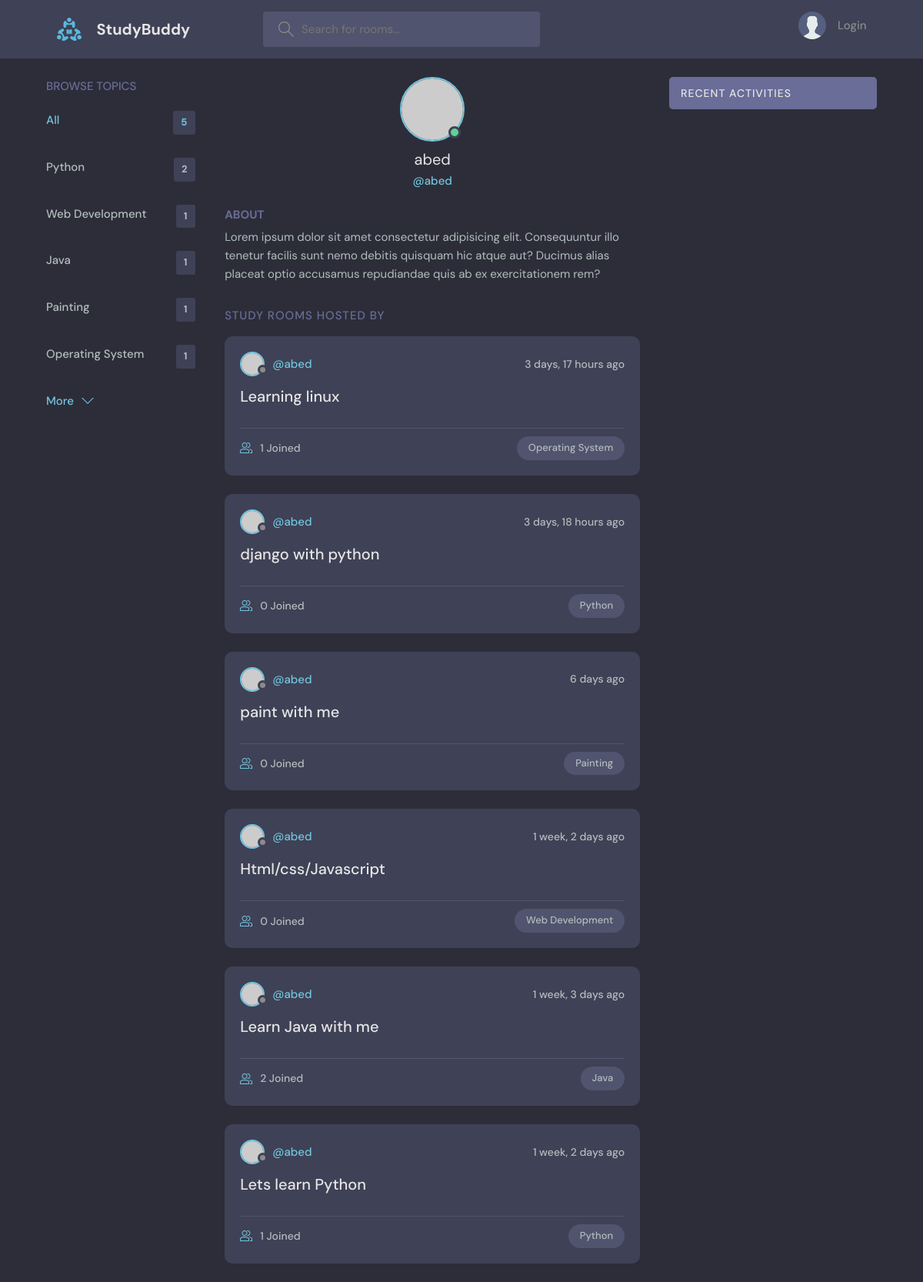
Page /profile/1/ on the committed database.
### base/models.py (models this page shows, shortened)
class Topic(models.Model):
    name=models.CharField(max_length=200)

class Room(models.Model):
    host = models.ForeignKey(User, on_delete=models.SET_NULL, null=True)
    topic = models.ForeignKey('Topic', on_delete=models.SET_NULL, null=True)  # put it in a string cause topis is below the Room class
    name=models.CharField(max_length=200)
    participants=models.ManyToManyField(User,related_name='participants',blank=True
    )
    description=models.TextField(null=True,blank=True)
    updated=models.DateTimeField(auto_now=True)
    created=models.DateTimeField(auto_now_add=True)
    class Meta:
        ordering=['-updated','-created']

### base/views.py (the view)
# urls.py: path('profile/<str:pk>/',views.userProfile,name='user-profile'),
def userProfile(request,pk):
    user=User.objects.get(id=pk)
    rooms=user.room_set.all()
    room_message=user.message_set.all()
    topics=Topic.objects.all()
    context={'user':user,'rooms':rooms,'room_message':room_message,'topics':topics}
    return render(request,'base/user_profile.html',context)

### base/templates/base/user_profile.html (shortened to what this page needs)
{% extends 'main.html'%} {% block content%}
<main class="profile-page layout layout--3">
    <div class="container">
        {% include 'base/topics_component.html' %}
        <div class="roomList">
            <div class="profile">
                <div class="profile__avatar">
                    <div class="avatar avatar--large active">
                        <img src="https://randomuser.me/api/portraits/men/11.jpg" />
                    </div>
                </div>
                <div class="profile__info">
                    <h3>{{user.username}}</h3>
                    <p>@{{user.username}}</p>
                </div>
                <div class="profile__about">
                    <h3>About</h3>
                    <p>
                        Lorem ipsum dolor sit amet consectetur adipisicing elit. Consequuntur illo tenetur facilis sunt nemo debitis quisquam hic atque aut? Ducimus alias placeat optio accusamus repudiandae quis ab ex exercitationem rem?
                    </p>
                </div>
            </div>
            <div class="roomList__header">
                <div>
                    <h2>Study Rooms Hosted by {{rooms.username}}
                    </h2>
                </div>
            </div>
            {%include 'base/feed_component.html'%}
        </div>
        {% include 'base/activity_component.html'%}
    </div>
</main>
{% endblock content %}

### templates/main.html (shortened to what this page needs)
<!DOCTYPE html> {% load static%}
<html lang="en">
<head>
    <link rel="stylesheet" href="{% static 'styles/style.css' %}" />
</head>
<body>
    {% include 'navbar.html' %}  {% block content %} {% endblock %}
</body>
</html>

### templates/navbar.html (shortened to what this page needs)
{% load static %}
<header class="header header--loggedIn">
    <div class="container">
        <a href="{% url 'home' %}" class="header__logo">
            <img src="{% static 'images/logo.svg'%}" />
            <h1>StudyBuddy</h1>
        </a>
        <form class="header__search" method="GET" action="{% url 'home'%}">
            <label>
        <input name="q" placeholder="Search for rooms..." />
      </label>
        </form>
        <nav class="header__menu">
            {%if request.user.is_authenticated%}
            <div class="header__user">
                <a href="{% url 'update-user' %}">
                    <div class="avatar avatar--medium active">
                        <img src="https://randomuser.me/api/portraits/men/37.jpg" />
                    </div>
                    <p>{{request.user.username}} <span>@{{request.user.username}}</span></p>
                </a>
                <button class="dropdown-button">
          <svg version="1.1" xmlns="http://www.w3.org/2000/svg" width="32" height="32" viewBox="0 0 32 32">
            <title>chevron-down</title>
            <path d="M16 21l-13-13h-3l16 16 16-16h-3l-13 13z"></path>
          </svg>
        </button>
            </div>
            {% else %}
            <a href="{% url 'login'%}">
                <img src="{% static 'images/avatar.svg' %}" />
                <p>Login</p>
            </a>
            {% endif %}
    </nav>
  </div>
</header>

### base/templates/base/topics_component.html
<div class="topics">
    <div class="topics__header">
        <h2>Browse Topics</h2>
    </div>
    <ul class="topics__list">
        <li>
            <a href="{% url 'home' %}" class="active">All <span>{{topics.count}}</span></a>
        </li>
        {%for topic in topics%}
        <li>
            <a href="{% url 'home' %}?q={{topic.name}}">{{topic.name}} <span>{{topic.room_set.all.count}}</span></a>
        </li>
        {%endfor%}
    </ul>
    <a class="btn btn--link" href="{% url 'topics' %}">
            More
            <svg version="1.1" xmlns="http://www.w3.org/2000/svg" width="32" height="32" viewBox="0 0 32 32">
              <title>chevron-down</title>
              <path d="M16 21l-13-13h-3l16 16 16-16h-3l-13 13z"></path>
            </svg>
          </a>
</div>

### base/templates/base/feed_component.html (shortened to what this page needs)
{% for room in rooms%}
<div class="roomListRoom">
    <div class="roomListRoom__header">
        <a href="{%url 'user-profile' room.host.id%}" class="roomListRoom__author">
            <div class="avatar avatar--small">
                <img src="https://randomuser.me/api/portraits/women/11.jpg" />
            </div>
            <span>@{{room.host.username}}</span>
        </a>
        <div class="roomListRoom__actions">
            <span>{{room.created|timesince}} ago</span>
        </div>
    </div>
    <div class="roomListRoom__content">
        <a href="{% url 'room' room.id %}">{{room.name}}</a>
    </div>
    <div class="roomListRoom__meta">
        <a href="{% url 'room' room.id %}" class="roomListRoom__joined">
     {{room.participants.all.count}} Joined
        </a>
        <p class="roomListRoom__topic">{{room.topic.name}}</p>
    </div>
</div> {% endfor %}

### base/templates/base/activity_component.html (shortened to what this page needs)
<div class="activities">
    <div class="activities__header">
        <h2>Recent Activities</h2>
    </div>
</div>

### rows in the picture
Topic: name "Python", room_set.all.count "2"
Topic: name "Web Development", room_set.all.count "1"
Topic: name "Java", room_set.all.count "1"
Topic: name "Painting", room_set.all.count "1"
Topic: name "Operating System", room_set.all.count "1"
Room: host.username "abed", created "3 days, 17 hours", name "Learning linux", participants.all.count "1", topic.name "Operating System"
Room: host.username "abed", created "3 days, 18 hours", name "django with python", participants.all.count "0", topic.name "Python"
Room: host.username "abed", created "6 days", name "paint with me", participants.all.count "0", topic.name "Painting"
Room: host.username "abed", created "1 week, 2 days", name "Html/css/Javascript", participants.all.count "0", topic.name "Web Development"
Room: host.username "abed", created "1 week, 3 days", name "Learn Java with me", participants.all.count "2", topic.name "Java"
Room: host.username "abed", created "1 week, 2 days", name "Lets learn Python", participants.all.count "1", topic.name "Python"

### other values in the picture
{{ topics.count }} "5"
{{ user.username }} "abed"
